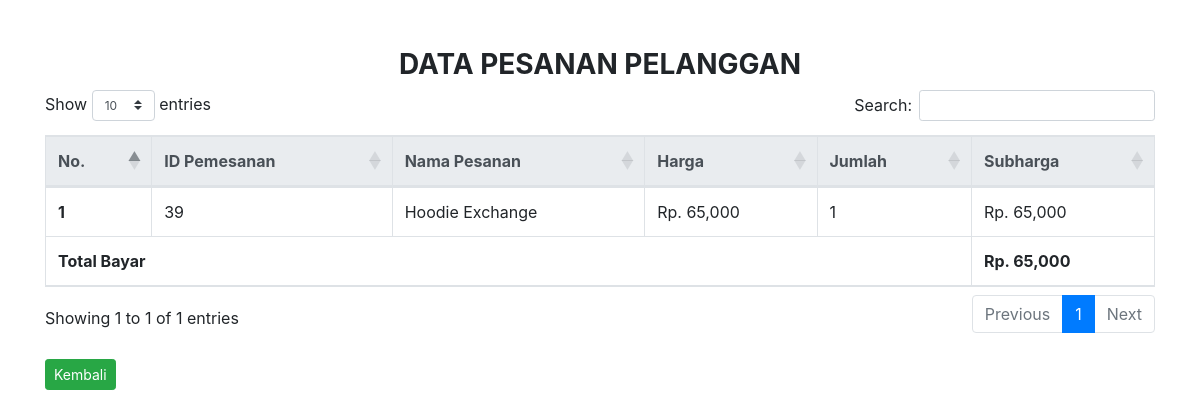
Page /pages/control/admin/detail_pesanan.php?id=48 (signed in) on the committed database.
### tables this page shows
CREATE TABLE `pemesanan_produk` (
  `id_pemesanan_produk` int(50) NOT NULL,
  `id_pemesanan` int(50) NOT NULL,
  `id_menu` varchar(50) NOT NULL,
  `jumlah` int(50) NOT NULL
);

CREATE TABLE `produk` (
  `id_menu` int(50) NOT NULL,
  `nama_menu` varchar(50) NOT NULL,
  `jenis_menu` varchar(50) NOT NULL,
  `stok` int(50) NOT NULL,
  `harga` int(50) NOT NULL,
  `gambar` varchar(100) NOT NULL
);

### pages/control/admin/detail_pesanan.php (the view, shortened to what this page needs)
<?php
    include('../koneksi.php');
      if(!isset($_SESSION['login_user'])) {
        header("location: ../login.php");
      }else{
?>
<!doctype html>
<html lang="en">
  <head>
    <link rel="stylesheet" href="https://stackpath.bootstrapcdn.com/bootstrap/4.5.0/css/bootstrap.min.css">
    <link rel="stylesheet" type="text/css" href="../../../css/bootstrap.min.css">
    <link rel="stylesheet" type="text/css" href="../../../css/index.css">
    <link rel="stylesheet" type="text/css" href="../../../fontawesome/css/all.min.css">
    <link rel="stylesheet" type="text/css" href="https://cdnjs.cloudflare.com/ajax/libs/twitter-bootstrap/4.1.3/css/bootstrap.css">
    <link rel="stylesheet" type="text/css" href="https://cdn.datatables.net/1.10.21/css/dataTables.bootstrap4.min.css">
  </head>
  <body>
    <div class="container">
      <div class="judul-pesanan mt-5">
        <h3 class="text-center font-weight-bold">DATA PESANAN PELANGGAN</h3>
      </div>
      <table class="table table-bordered" id="example">
        <thead class="thead-light">
          <tr>
            <th scope="col">No.</th>
            <th scope="col">ID Pemesanan</th>
            <th scope="col">Nama Pesanan</th>
            <th scope="col">Harga</th>
            <th scope="col">Jumlah</th>
            <th scope="col">Subharga</th>
          </tr>
        </thead>
        <tbody>
          <?php $nomor=1; ?>
          <?php $totalbelanja = 0; ?>
          <?php
              $ambil = $koneksi->query("SELECT * FROM pemesanan_produk JOIN produk ON pemesanan_produk.id_menu=produk.id_menu
                WHERE pemesanan_produk.id_pemesanan='$_GET[id]'");
           ?>
           <?php while ($pecah=$ambil->fetch_assoc()) { ?>
           <?php $subharga1=$pecah['harga']*$pecah['jumlah']; ?>
          <tr>
            <th scope="row"><?php echo $nomor; ?></th>
            <td><?php echo $pecah['id_pemesanan_produk']; ?></td>
            <td><?php echo $pecah['nama_menu']; ?></td>
            <td>Rp. <?php echo number_format($pecah['harga']); ?></td>
            <td><?php echo $pecah['jumlah']; ?></td>
            <td>
              Rp. <?php echo number_format($pecah['harga']*$pecah['jumlah']); ?>
            </td>
          </tr>
          <?php $nomor++; ?>
          <?php $totalbelanja+=$subharga1; ?>
          <?php } ?>
        </tbody>
         <tfoot>
          <tr>
            <th colspan="5">Total Bayar</th>
            <th>Rp. <?php echo number_format($totalbelanja) ?></th>
          </tr>
        </tfoot>
      </table><br>
      <form method="POST" action="">
        <a href="../../admin/pesanan.php" class="btn btn-success btn-sm">Kembali</a>
      </form>
    </div>
  </body>
</html>
<?php } ?>

### css/index.css (style rules this page uses)
html { scroll-behavior: smooth; }
body { font-family: sans-serif; font-size: 16px; }

### rows in the picture
pemesanan_produk: id_pemesanan_produk "39", id_menu.nama_menu "Hoodie Exchange", id_menu.harga "65,000", jumlah "1", $pecah['harga']*$pecah['jumlah'] "65,000"

### other values in the picture
$totalbelanja "65,000"
